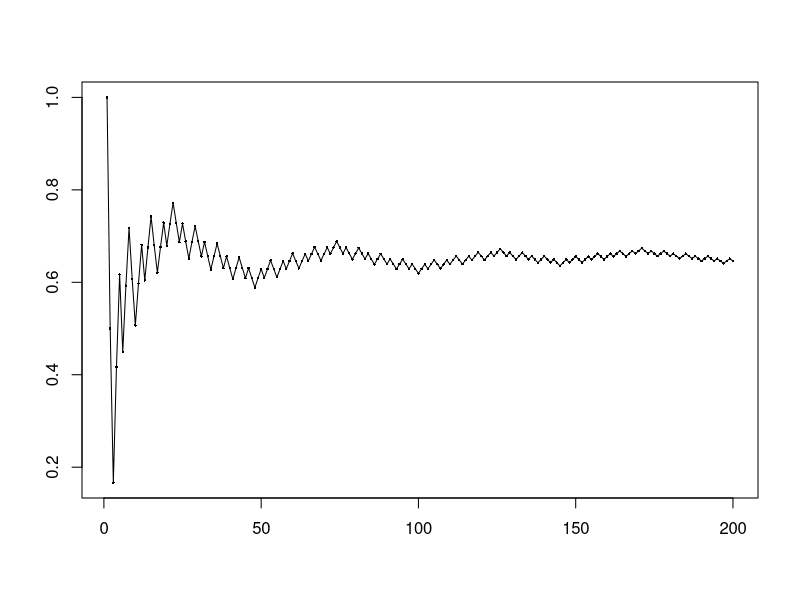

Write R code to recreate this figure. (Note: this script raises an error after producing the figure.)
phi=1/2+sqrt(5)/2

e=exp(1)

Catalan=0.91596559417721901505460351493238411077414937428167213426649811962176301977625476947935651292611510624857442261919

RamSold=1.45136923488338105028396848589202744949303228364801586309300455766242559575451783565953135771108682884704075157097

t=1/3*(1+(19-3*sqrt(33))^(1/3)+(19+3*sqrt(33))^(1/3))

#division cycle---------
n=200
k=digamma(1)^2
s=sapply(1:n, function(y) sum(sapply(1:y, function(x) (-1)^(floor(x*sqrt(k)))/x)))
plot(s, type="o", pch=16, cex=1/3, xlab = "n", ylab="s", main = bquote("k="~.(as.character(fractions(k,10)))~"; m="~.(round(mean(tail(s,50)),5))))
abline(h=mean(tail(s,50)), col="blue", lty=2)


#simple cycle-----------
kbox=c(sqrt(2), phi, (3+sqrt(13))/2, sqrt(3), 2^(1/3),Re(polyroot(c(-1,-1,-1,1))[3]) , Re(polyroot(c(-1,0,-1,1))[3]), Re(polyroot(c(-1,1,0,1))[1]), log(2), -digamma(1), e, pi, pi^2/6, atan(2), atan(3),  sin(2*pi/7), Catalan, RamSold)

kbox2=c(sin(pi/17), sin(pi/8), sin(pi/7), sin(pi/5), sin(pi/4), sin(pi/3))

slist=vector(mode="list", length = length(kbox2))

names(slist)=c("sqrt(2)","phi", "beta", "sqrt(3)", "2^{1/3}", "tau", "N[c]", "H[c]", "log(2)", "gamma", "e", "pi", "pi^2/6", "atan(2)", "atan(3)", "sin(2*pi/7)",  "Catalan", "RamSold")

names(slist)=c(expression(sin(pi/17)), expression(sin(pi/8)), expression(sin(pi/7)), expression(sin(pi/5)), expression(sin(pi/4)), expression(sin(pi/3)))

for (j in 1:length(kbox2)) {
  n=1000
  k=kbox2[j]
  s=sapply(1:n, function(y) sum(sapply(1:y, function(x) (-1)^(floor(x*k)))))
  slist[[j]]=s 
}


par(pty="m", mar=c(2.5,2.5,2.5,1), mgp=c(1.1,.3,0))
for (j in 1:length(kbox2)) {
  plot(slist[[j]], type="l", lwd=.25, xlab = "n", ylab="s", main = parse(text = paste0('k == ',  names(slist[j]))))  
}

dev.copy(pdf, file="~/R/Figures/Figures1/irrational_walk.pdf", width=11, height=8)
dev.off()

dev.copy(png, file="~/R/Figures/Figures1/irrational_walk.png", width=11, height=11*1/1.5, unit="in", res=1200)
dev.off()


#angular turn--------
for (k in 1:length(slist)) {
xbox=rep(NA,n)
ybox=rep(NA,n)
t=pi/3
x=0; y=0
l=0
for (j in 1:n) {
  x=x+cos(t*slist[[k]][j]) -> xbox[j]
  y=y+sin(t*slist[[k]][j]) -> ybox[j]
  l=l+sqrt(x^2+y^2)
}

par(pty="m", mar=c(2.5,2.5,2.5,1), mgp=c(1.1,.3,0))
plot(xbox,ybox, type="l", lwd=1, main=parse(text = paste0('k == ',  names(slist[k]), '~"; "' ,'~l==', round(l/n))), xlab="x", ylab="y", asp=1)
}

dev.copy(pdf, file="~/R/Figures/Figures1/irrational_walk_angle2.pdf", width=11, height=8)
dev.off()

dev.copy(png, file="~/R/Figures/Figures1/irrational_walk_angle2.png", width=11, height=8, unit="in", res=1200)
dev.off()

#fractions-----------
fbox=vector(mode="list", length = length(kbox2))
for (j in 1:length(kbox2)) {
fbox[[j]]=  sapply(1:10, function(x) print(fractions(kbox2[j], x)))
f=strsplit(fbox[[j]],"/")
f=as.numeric(lapply(f, function(x) x[2]))

plot(f, type="h", lwd=3, log = "y", main = paste0("d= ", max(f[which(f<n)])/n))
}


#pi/2 curlicue like---

for (j in 1:length(kbox2)) {
  n=1000
  k=kbox2[j]
  s=sapply(1:n, function(y) sum(sapply(1:y, function(x) x*pi*2*k-x*pi*2)))
  slist[[j]]=s 
}

for (k in 1:length(slist)) {
xbox=rep(NA,n)
ybox=rep(NA,n)
x=0; y=0
for (j in 1:n) {
  x=x+cos(slist[[k]][j]) -> xbox[j]
  y=y+sin(slist[[k]][j]) -> ybox[j]
}
par(pty="m", mar=c(2.5,2.5,2.5,1), mgp=c(1.1,.3,0))
plot(xbox,ybox, type="l", lwd=1, main=parse(text = paste0('k == ',  names(slist[k]))), xlab="x", ylab="y", asp=1)
}